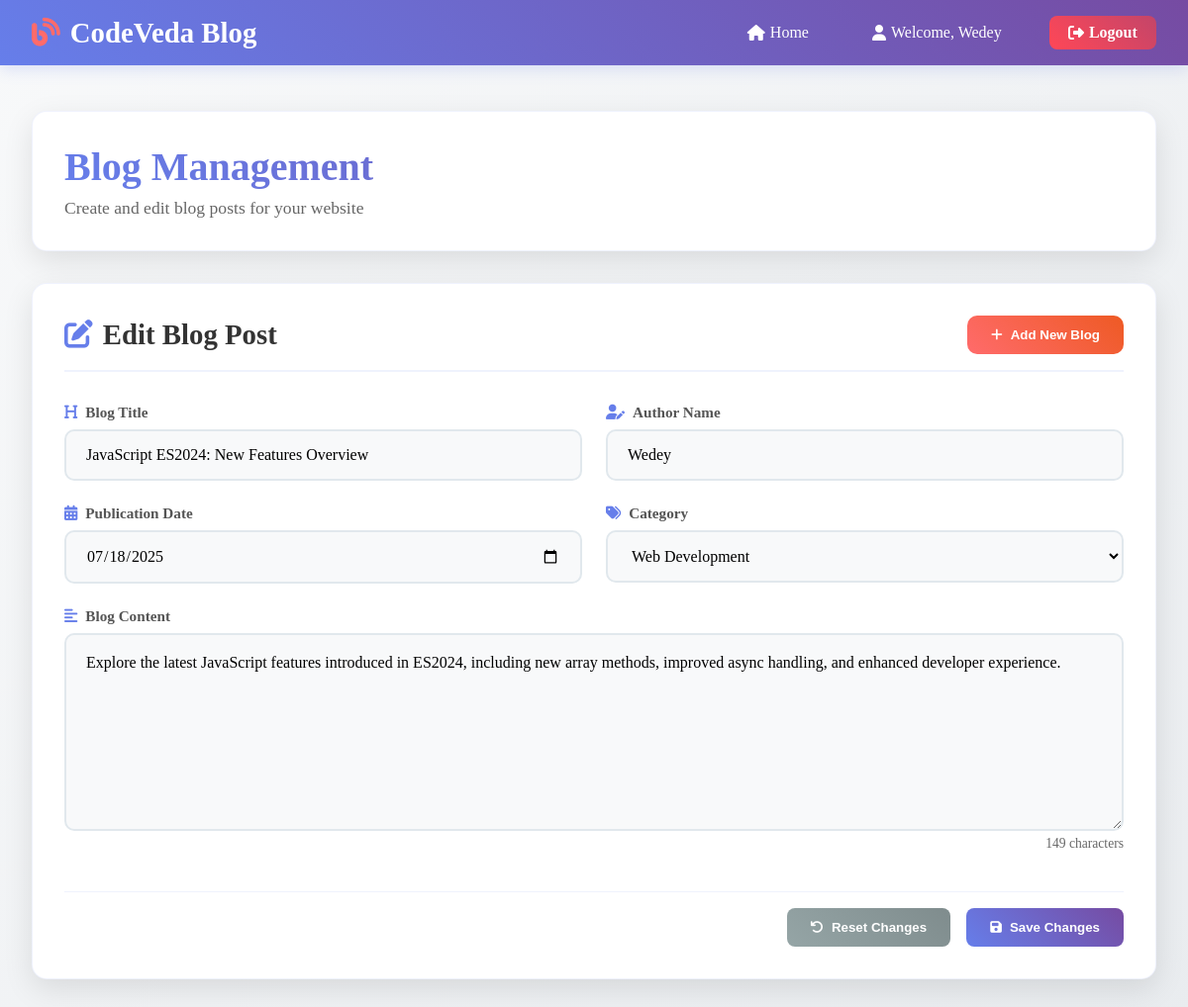
Screenshot of /editpost/2/ (signed in) with the database file from the repository.
### app/models.py (models this page shows)
class AuthUser(AbstractUser):
    password = models.CharField(max_length=128)
    last_login = models.DateTimeField(blank=True, null=True)
    is_superuser = models.BooleanField()
    username = models.CharField(unique=True, max_length=150)
    last_name = models.CharField(max_length=150)
    email = models.CharField(max_length=254,unique=True)
    is_staff = models.BooleanField()
    is_active = models.BooleanField(default=True)
    date_joined = models.DateTimeField(auto_now=True)
    first_name = models.CharField(max_length=150)
    class Meta:
        managed = True
        db_table = 'auth_user'

class blogPost(models.Model):
    title = models.CharField(max_length=200)
    content = models.TextField()
    cartegory = models.CharField(max_length=100)
    author = models.ForeignKey(AuthUser, on_delete=models.CASCADE)
    created_at = models.DateTimeField(auto_now_add=True)
    updated_at = models.DateTimeField(auto_now=True)
    class Meta:
        managed = True
        db_table = 'blog_post'

### app/views.py (the view)
# urls.py: path('editpost/<int:post_id>/', views.editpost_view, name='editpost'),
@login_required
@staff_member_required
def editpost_view(request, post_id):
    return edit_post_view_handler(request, post_id)

### app/utils.py (called while the page is built)
def edit_post_view_handler(request, post_id):
    try:
        post = blogPost.objects.get(id=post_id)
    except blogPost.DoesNotExist:
        return render(request, 'blog.html', {'error': 'Post not found'})
    if request.method == 'POST':
        post.title = request.POST.get('title')
        post.content = request.POST.get('content')
        post.save()
        return render(request, 'blog.html', {'success_message': 'Post updated successfully', 'post': post})
    return render(request, 'blog.html', {'post': post, 'edit_mode': True})

### app/templates/blog.html (shortened to what this page needs)
<!DOCTYPE html>
<html lang="en">
<head>
    <link rel="stylesheet" href="https://cdnjs.cloudflare.com/ajax/libs/font-awesome/6.4.0/css/all.min.css">
</head>
<body>
    <nav class="navbar">
        <div class="nav-container">
            <a href="{% url 'home' %}" class="logo">
                <i class="fas fa-blog"></i>
                CodeVeda Blog
            </a>
            <ul class="nav-menu">
                <li class="nav-item">
                    <a href="{% url 'home' %}" class="nav-link">
                        <i class="fas fa-home"></i>
                        Home
                    </a>
                </li>
                <li class="nav-item">
                    <a href="#" class="nav-link">
                        <i class="fas fa-user"></i>
                        Welcome, {{ user.username|title }}
                    </a>
                </li>
                <li class="nav-item">
                    <a href="{% url 'logout' %}" class="nav-link btn-danger">
                        <i class="fas fa-sign-out-alt"></i>
                        Logout
                    </a>
                </li>
            </ul>
        </div>
    </nav>
    <main class="main-content">
        <div class="page-header">
            <h1 class="page-title">Blog Management</h1>
            <p class="page-subtitle">Create and edit blog posts for your website</p>
        </div>
        <div class="form-container{% if not post %} hidden{% endif %}" id="editForm">
            <div class="form-header">
                <h2 class="form-title">
                    <i class="fas fa-edit"></i>
                    {% if post %}Edit Blog Post{% else %}Blog Management{% endif %}
                </h2>
                <button type="button" class="toggle-btn" onclick="toggleToNewForm()">
                    <i class="fas fa-plus"></i>
                    Add New Blog
                </button>
            </div>
            {% if post %}
            <form class="blog-form" id="editBlogForm" method="post" action="{% url 'editpost' post.id %}">
            {% else %}
            <form class="blog-form" id="editBlogForm" method="post" action="#" style="display: none;">
            {% endif %}
                <div class="form-row">
                    <div class="form-group">
                        <label class="form-label" for="editTitle">
                            <i class="fas fa-heading"></i>
                            Blog Title
                        </label>
                        <input type="text"
                               id="editTitle"
                               name="title"
                               class="form-input"
                               value="{% if post %}{{ post.title }}{% else %}Building Modern Web Applications with Django and React{% endif %}"
                               required>
                    </div>
                    <div class="form-group">
                        <label class="form-label" for="editAuthor">
                            <i class="fas fa-user-edit"></i>
                            Author Name
                        </label>
                        <input type="text"
                               id="editAuthor"
                               name="author"
                               class="form-input"
                               value="{% if post %}{{ post.author.username|title }}{% else %}{{ user.username|title }}{% endif %}"
                               readonly>
                    </div>
                </div>
                <div class="form-row">
                    <div class="form-group">
                        <label class="form-label" for="editDate">
                            <i class="fas fa-calendar-alt"></i>
                            Publication Date
                        </label>
                        <input type="date"
                               id="editDate"
                               name="date"
                               class="form-input"
                               value="2025-07-18"
                               required>
                    </div>
                    <div class="form-group">
                        <label class="form-label" for="editCategory">
                            <i class="fas fa-tags"></i>
                            Category
                        </label>
                        <select id="editCategory" name="category" class="form-input" required>
                            <option value="web-development" selected>Web Development</option>
                        </select>
                    </div>
                </div>
                <div class="form-group full-width">
                    <label class="form-label" for="editContent">
                        <i class="fas fa-align-left"></i>
                        Blog Content
                    </label>
                    <textarea id="editContent"
                              name="content"
                              class="form-textarea"
                              placeholder="Write your blog content here..."
                              required>{% if post %}{{ post.content }}{% endif %}</textarea>
                    <div class="char-count" id="editCharCount">0 characters</div>
                </div>
                <div class="form-actions">
                    <button type="button" class="btn btn-secondary" onclick="resetEditForm()">
                        <i class="fas fa-undo"></i>
                        Reset Changes
                    </button>
                    <button type="submit" class="btn btn-primary">
                        <i class="fas fa-save"></i>
                        Save Changes
                    </button>
                </div>
            </form>
        </div>
    </main>
</body>
</html>

### rows the page displays
blogPost: title "JavaScript ES2024: New Features Overview", author "Wedey", content "Explore the latest JavaScript features introduced in ES2024, including new array methods, improved async handling, and enhanced developer experience."

### other values shown
{{ user.username|title }} "Wedey"
